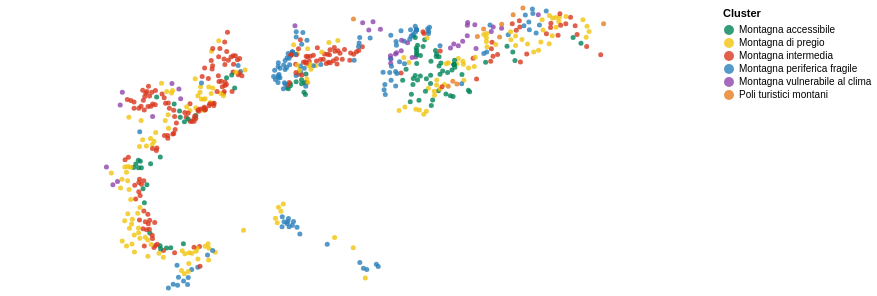

Here is the Vega-Lite specification saved for this chart:
### Vega-Lite specification from a JSON file in a GitHub repository (floating-point values rounded to 4 significant figures; data arrays with more than 128 entries replaced by an {"elided": "..."} marker saying what was removed)
{"config": {"background": "transparent", "view": {"stroke": "transparent"}, "range": {"category": ["#008559", "#F1C40F", "#D9381E", "#2980B9", "#8E44AD", "#E67E22", "#16A085"]}, "axis": {"labelFontSize": 11, "titleFontSize": 12}, "header": {"labelFontSize": 11, "titleFontSize": 12}}, "data": {"name": "data-bcab187401f4e0af529e5b5ac5b20e60"}, "mark": {"type": "circle", "opacity": 0.8, "size": 25}, "encoding": {"color": {"field": "cluster_name", "legend": {"title": "Cluster"}, "type": "nominal"}, "latitude": {"field": "lat", "type": "quantitative"}, "longitude": {"field": "lon", "type": "quantitative"}, "tooltip": [{"field": "comune_norm", "title": "Comune", "type": "nominal"}, {"field": "cluster_name", "title": "Cluster", "type": "nominal"}, {"field": "growth_since_1992", "title": "Crescita", "type": "quantitative"}, {"field": "Prezzo_medio", "format": ",.0f", "title": "Prezzo medio", "type": "quantitative"}]}, "height": 280, "params": [{"name": "param_5", "select": {"type": "interval", "encodings": ["x", "y"]}, "bind": "scales"}], "projection": {"type": "mercator"}, "width": 700, "$schema": "https://vega.github.io/schema/vega-lite/v5.20.1.json", "datasets": {"data-bcab187401f4e0af529e5b5ac5b20e60": {"elided": "637 records"}}}
